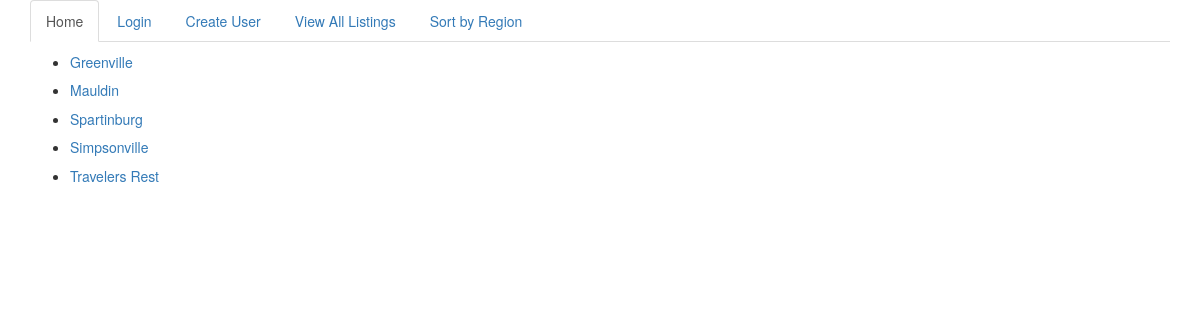
The app's page /regions/ with its own data.
### app/models.py (models this page shows, shortened)
class Region(models.Model):
    location = models.CharField(max_length=50)

### app/views.py (the view)
# urls.py: url(r'^regions/$', RegionsPageView.as_view(), name="regions_page_view"),
class RegionsPageView(ListView):
    model = Region

### templates/app/region_list.html
{% extends "base.html" %}
{% block content %}
  {% for object in object_list  %}
  <ul>
    <li><h5><a href="{% url 'city_list_page_view' object.pk %}">{{object.location}}</a></h5></li>
  </ul>
  {% endfor %}
{% endblock %}

### records on screen
Region: location "Greenville"
Region: location "Mauldin"
Region: location "Spartinburg"
Region: location "Simpsonville"
Region: location "Travelers Rest"
